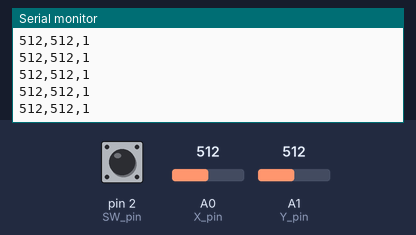
A sketch run on a simulated Arduino Uno, built with avr-gcc and run on an emulated ATmega328P. Shown: the last lines printed to the serial monitor. Inputs (shaded band) come from the test bench; at power-on: A0 (X_pin) = 512, A1 (Y_pin) = 512, pin 2 (SW_pin) HIGH.

Above: at 1.2 s.
1.3 s: A0 (X_pin) set to 716
At 2.1 s:
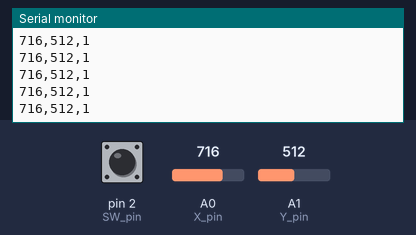
2.8 s: A1 (Y_pin) set to 716
At 3.5 s:
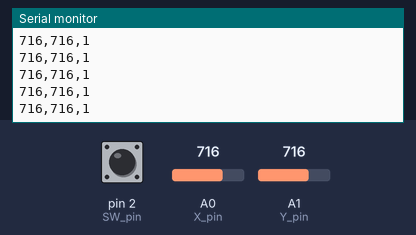
4.3 s: pin 2 (SW_pin) pulled LOW for 0.15 s
5.9 s: A0 (X_pin) set to 900
At 6.5 s:
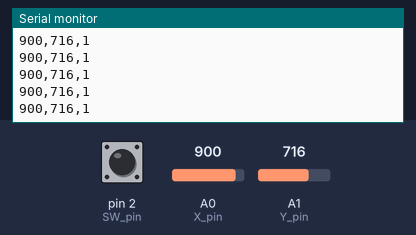
7.4 s: pin 2 (SW_pin) pulled LOW for 1 s
At 8.3 s:
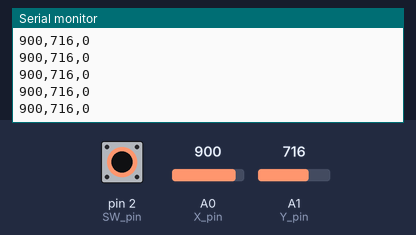
9.9 s: A1 (Y_pin) set to 900
At 10.8 s:
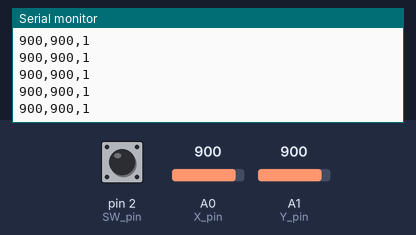
Timing chart, 0 to 12.4 s (numbered marks = the images above; inputs shaded):
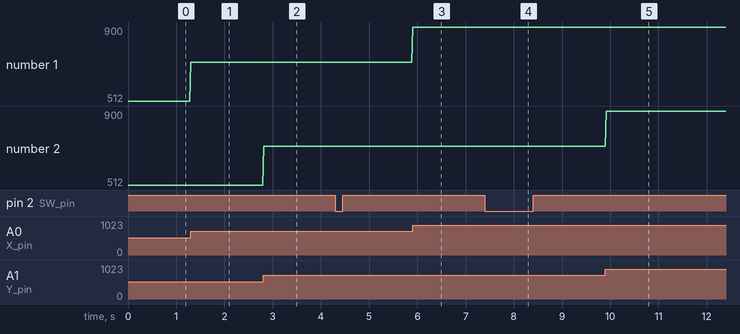

Measured:
- after the input at 1.3 s, the serial monitor: prints a new line at once (image 1)
- after the input at 2.8 s, the serial monitor: prints a new line at once (image 2)
- after the input at 5.9 s, the serial monitor: prints a new line at once (image 3)
- after the input at 7.4 s, the serial monitor: prints a new line at once (image 4)
- after the input at 9.9 s, the serial monitor: prints a new line at once (image 5)
- plotted number 1: 512 → 716 after the input at 1.3 s, 716 → 900 after the input at 5.9 s

The sketch:

Arduino.ino
```cpp
#define X_pin A0
#define Y_pin A1
#define SW_pin 2

void setup() {
  Serial.begin(115200);
  pinMode(SW_pin, INPUT_PULLUP);
}

void loop() {
  int xValue = analogRead(X_pin);
  int yValue = analogRead(Y_pin);
  int button = digitalRead(SW_pin);

  Serial.print(xValue);
  Serial.print(",");
  Serial.print(yValue);
  Serial.print(",");
  Serial.println(button);

  delay(20);
}
```
